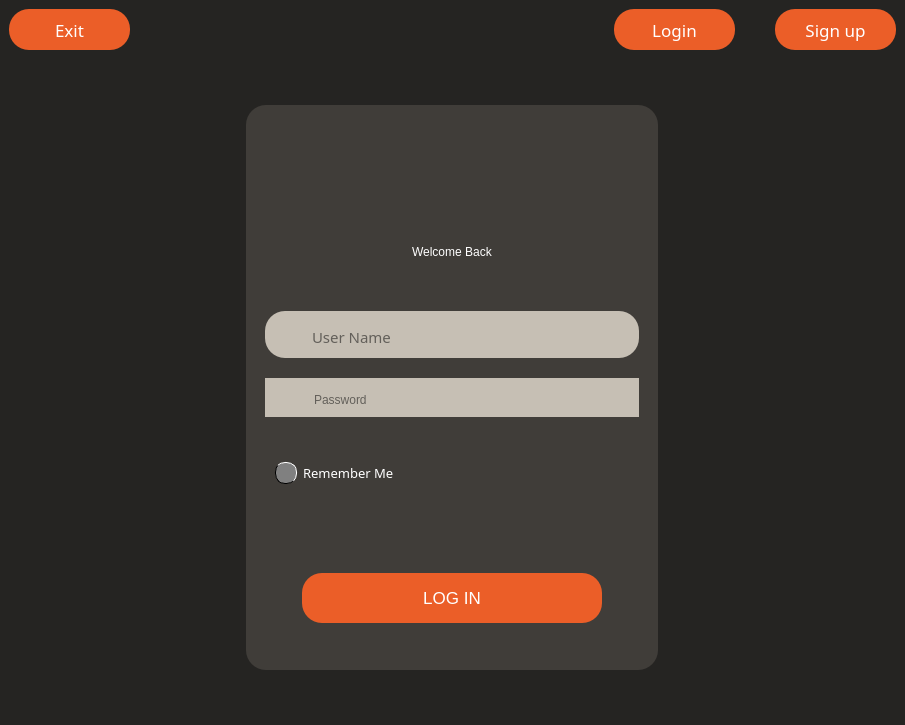
<?xml version="1.0" encoding="UTF-8"?>
<ui version="4.0">
 <class>Form</class>
 <widget class="QWidget" name="Form">
  <property name="geometry">
   <rect>
    <x>0</x>
    <y>0</y>
    <width>905</width>
    <height>725</height>
   </rect>
  </property>
  <property name="minimumSize">
   <size>
    <width>905</width>
    <height>725</height>
   </size>
  </property>
  <property name="maximumSize">
   <size>
    <width>905</width>
    <height>725</height>
   </size>
  </property>
  <property name="windowTitle">
   <string>Form</string>
  </property>
  <property name="styleSheet">
   <string notr="true">#Form{
background-color:rgb(37, 36, 34);
}</string>
  </property>
  <layout class="QGridLayout" name="gridLayout">
   <property name="leftMargin">
    <number>9</number>
   </property>
   <property name="topMargin">
    <number>9</number>
   </property>
   <property name="rightMargin">
    <number>9</number>
   </property>
   <property name="bottomMargin">
    <number>0</number>
   </property>
   <property name="spacing">
    <number>0</number>
   </property>
   <item row="0" column="0">
    <layout class="QHBoxLayout" name="horizontalLayout">
     <item>
      <widget class="QPushButton" name="exitButton">
       <property name="minimumSize">
        <size>
         <width>121</width>
         <height>41</height>
        </size>
       </property>
       <property name="maximumSize">
        <size>
         <width>121</width>
         <height>41</height>
        </size>
       </property>
       <property name="font">
        <font>
         <family>Segoe UI Variable Display Semib</family>
         <pointsize>13</pointsize>
        </font>
       </property>
       <property name="styleSheet">
        <string notr="true">QPushButton{
background-color: #EB5E28;
color:white;
border-radius:20px;
}

QPushButton:hover{
background-color: rgb(255, 100, 43);
}

QPushButton:pressed{
background-color:rgb(208, 81, 35);
}</string>
       </property>
       <property name="text">
        <string>Exit</string>
       </property>
      </widget>
     </item>
     <item>
      <spacer name="horizontalSpacer">
       <property name="orientation">
        <enum>Qt::Horizontal</enum>
       </property>
       <property name="sizeHint" stdset="0">
        <size>
         <width>40</width>
         <height>20</height>
        </size>
       </property>
      </spacer>
     </item>
     <item>
      <widget class="QPushButton" name="loginSwitchButton">
       <property name="minimumSize">
        <size>
         <width>121</width>
         <height>41</height>
        </size>
       </property>
       <property name="maximumSize">
        <size>
         <width>121</width>
         <height>41</height>
        </size>
       </property>
       <property name="font">
        <font>
         <family>Segoe UI Variable Display Semib</family>
         <pointsize>13</pointsize>
        </font>
       </property>
       <property name="styleSheet">
        <string notr="true">QPushButton{
background-color: #EB5E28;
color:white;
border-radius:20px;
}

QPushButton:hover{
background-color: rgb(255, 100, 43);
}

QPushButton:pressed{
background-color:rgb(208, 81, 35);
}</string>
       </property>
       <property name="text">
        <string>Login</string>
       </property>
      </widget>
     </item>
     <item>
      <spacer name="horizontalSpacer_2">
       <property name="orientation">
        <enum>Qt::Horizontal</enum>
       </property>
       <property name="sizeType">
        <enum>QSizePolicy::Minimum</enum>
       </property>
       <property name="sizeHint" stdset="0">
        <size>
         <width>40</width>
         <height>20</height>
        </size>
       </property>
      </spacer>
     </item>
     <item>
      <widget class="QPushButton" name="signupSwitchButton">
       <property name="minimumSize">
        <size>
         <width>121</width>
         <height>41</height>
        </size>
       </property>
       <property name="maximumSize">
        <size>
         <width>121</width>
         <height>41</height>
        </size>
       </property>
       <property name="font">
        <font>
         <family>Segoe UI Variable Display Semib</family>
         <pointsize>13</pointsize>
        </font>
       </property>
       <property name="styleSheet">
        <string notr="true">QPushButton{
background-color: #EB5E28;
color:white;
border-radius:20px;
}

QPushButton:hover{
background-color: rgb(255, 100, 43);
}

QPushButton:pressed{
background-color:rgb(208, 81, 35);
}</string>
       </property>
       <property name="text">
        <string>Sign up</string>
       </property>
      </widget>
     </item>
    </layout>
   </item>
   <item row="1" column="0">
    <widget class="QStackedWidget" name="stackedWidget">
     <property name="currentIndex">
      <number>0</number>
     </property>
     <widget class="QWidget" name="page">
      <layout class="QGridLayout" name="gridLayout_2">
       <item row="0" column="0">
        <widget class="QWidget" name="widget_3" native="true">
         <property name="minimumSize">
          <size>
           <width>412</width>
           <height>565</height>
          </size>
         </property>
         <property name="maximumSize">
          <size>
           <width>412</width>
           <height>565</height>
          </size>
         </property>
         <property name="styleSheet">
          <string notr="true">background:#403D39;
border-radius: 20px;</string>
         </property>
         <layout class="QVBoxLayout" name="verticalLayout">
          <property name="spacing">
           <number>0</number>
          </property>
          <item>
           <spacer name="verticalSpacer_4">
            <property name="orientation">
             <enum>Qt::Vertical</enum>
            </property>
            <property name="sizeHint" stdset="0">
             <size>
              <width>20</width>
              <height>40</height>
             </size>
            </property>
           </spacer>
          </item>
          <item>
           <widget class="QFrame" name="frame_7">
            <property name="maximumSize">
             <size>
              <width>16777215</width>
              <height>200</height>
             </size>
            </property>
            <property name="frameShape">
             <enum>QFrame::StyledPanel</enum>
            </property>
            <property name="frameShadow">
             <enum>QFrame::Raised</enum>
            </property>
            <layout class="QHBoxLayout" name="horizontalLayout_2">
             <item>
              <spacer name="horizontalSpacer_6">
               <property name="orientation">
                <enum>Qt::Horizontal</enum>
               </property>
               <property name="sizeHint" stdset="0">
                <size>
                 <width>81</width>
                 <height>20</height>
                </size>
               </property>
              </spacer>
             </item>
             <item>
              <widget class="QLabel" name="label_8">
               <property name="maximumSize">
                <size>
                 <width>160</width>
                 <height>149</height>
                </size>
               </property>
               <property name="text">
                <string/>
               </property>
               <property name="pixmap">
                <pixmap resource="../resources/resource.qrc">:/img/logo2.png</pixmap>
               </property>
               <property name="scaledContents">
                <bool>true</bool>
               </property>
              </widget>
             </item>
             <item>
              <spacer name="horizontalSpacer_7">
               <property name="orientation">
                <enum>Qt::Horizontal</enum>
               </property>
               <property name="sizeHint" stdset="0">
                <size>
                 <width>81</width>
                 <height>20</height>
                </size>
               </property>
              </spacer>
             </item>
            </layout>
           </widget>
          </item>
          <item>
           <widget class="QFrame" name="frame_10">
            <property name="frameShape">
             <enum>QFrame::StyledPanel</enum>
            </property>
            <property name="frameShadow">
             <enum>QFrame::Raised</enum>
            </property>
            <layout class="QHBoxLayout" name="horizontalLayout_3">
             <item>
              <spacer name="horizontalSpacer_8">
               <property name="orientation">
                <enum>Qt::Horizontal</enum>
               </property>
               <property name="sizeHint" stdset="0">
                <size>
                 <width>45</width>
                 <height>20</height>
                </size>
               </property>
              </spacer>
             </item>
             <item>
              <widget class="QLabel" name="label_7">
               <property name="maximumSize">
                <size>
                 <width>276</width>
                 <height>191</height>
                </size>
               </property>
               <property name="styleSheet">
                <string notr="true">font: 24pt &quot;Kdam Thmor Pro&quot; ;
color:rgb(255, 255, 255);
</string>
               </property>
               <property name="text">
                <string>Welcome Back</string>
               </property>
              </widget>
             </item>
             <item>
              <spacer name="horizontalSpacer_9">
               <property name="orientation">
                <enum>Qt::Horizontal</enum>
               </property>
               <property name="sizeHint" stdset="0">
                <size>
                 <width>44</width>
                 <height>20</height>
                </size>
               </property>
              </spacer>
             </item>
            </layout>
           </widget>
          </item>
          <item>
           <spacer name="verticalSpacer_8">
            <property name="orientation">
             <enum>Qt::Vertical</enum>
            </property>
            <property name="sizeType">
             <enum>QSizePolicy::Maximum</enum>
            </property>
            <property name="sizeHint" stdset="0">
             <size>
              <width>20</width>
              <height>40</height>
             </size>
            </property>
           </spacer>
          </item>
          <item alignment="Qt::AlignHCenter">
           <widget class="QFrame" name="frame_9">
            <property name="minimumSize">
             <size>
              <width>374</width>
              <height>0</height>
             </size>
            </property>
            <property name="maximumSize">
             <size>
              <width>374</width>
              <height>50</height>
             </size>
            </property>
            <property name="styleSheet">
             <string notr="true">  background-color:rgb(198, 191, 180); </string>
            </property>
            <property name="frameShape">
             <enum>QFrame::StyledPanel</enum>
            </property>
            <property name="frameShadow">
             <enum>QFrame::Raised</enum>
            </property>
            <layout class="QHBoxLayout" name="horizontalLayout_10">
             <property name="spacing">
              <number>4</number>
             </property>
             <item>
              <widget class="QPushButton" name="pushButton_12">
               <property name="text">
                <string/>
               </property>
               <property name="icon">
                <iconset resource="../resources/resource.qrc">
                 <normaloff>:/img/profile.png</normaloff>:/img/profile.png</iconset>
               </property>
               <property name="iconSize">
                <size>
                 <width>30</width>
                 <height>30</height>
                </size>
               </property>
              </widget>
             </item>
             <item>
              <widget class="QLineEdit" name="userNameLoginInput">
               <property name="font">
                <font>
                 <family>Kdam Thmor Pro</family>
                 <pointsize>11</pointsize>
                 <italic>false</italic>
                 <bold>false</bold>
                </font>
               </property>
               <property name="styleSheet">
                <string notr="true">background-color:rgb(198, 191, 180);
font: 11pt &quot;Kdam Thmor Pro&quot;;margin-top:5px</string>
               </property>
               <property name="placeholderText">
                <string>User Name</string>
               </property>
              </widget>
             </item>
            </layout>
           </widget>
          </item>
          <item>
           <spacer name="verticalSpacer">
            <property name="orientation">
             <enum>Qt::Vertical</enum>
            </property>
            <property name="sizeType">
             <enum>QSizePolicy::Fixed</enum>
            </property>
            <property name="sizeHint" stdset="0">
             <size>
              <width>20</width>
              <height>20</height>
             </size>
            </property>
           </spacer>
          </item>
          <item alignment="Qt::AlignHCenter">
           <widget class="QFrame" name="frame_8">
            <property name="minimumSize">
             <size>
              <width>374</width>
              <height>0</height>
             </size>
            </property>
            <property name="maximumSize">
             <size>
              <width>374</width>
              <height>50</height>
             </size>
            </property>
            <property name="styleSheet">
             <string notr="true">  background-color:rgb(198, 191, 180); </string>
            </property>
            <property name="frameShape">
             <enum>QFrame::StyledPanel</enum>
            </property>
            <property name="frameShadow">
             <enum>QFrame::Raised</enum>
            </property>
            <layout class="QHBoxLayout" name="horizontalLayout_6">
             <item>
              <widget class="QPushButton" name="pushButton_11">
               <property name="text">
                <string/>
               </property>
               <property name="icon">
                <iconset resource="../resources/resource.qrc">
                 <normaloff>:/img/password.png</normaloff>:/img/password.png</iconset>
               </property>
               <property name="iconSize">
                <size>
                 <width>30</width>
                 <height>30</height>
                </size>
               </property>
              </widget>
             </item>
             <item>
              <widget class="QLineEdit" name="passwordLoginInput">
               <property name="styleSheet">
                <string notr="true">background-color:rgb(198, 191, 180);
font: 11pt &quot;Kdam Thmor Pro&quot;;margin-top:5px</string>
               </property>
               <property name="echoMode">
                <enum>QLineEdit::Password</enum>
               </property>
               <property name="placeholderText">
                <string>Password</string>
               </property>
              </widget>
             </item>
             <item>
              <widget class="QPushButton" name="showPassword">
               <property name="styleSheet">
                <string notr="true">QPushButton:pressed{
icon:url(:/img/output-onlinepngtools (1).png);
}</string>
               </property>
               <property name="text">
                <string/>
               </property>
               <property name="icon">
                <iconset resource="../resources/resource.qrc">
                 <normaloff>:/img/output-onlinepngtools.png</normaloff>:/img/output-onlinepngtools.png</iconset>
               </property>
               <property name="iconSize">
                <size>
                 <width>25</width>
                 <height>25</height>
                </size>
               </property>
               <property name="checkable">
                <bool>true</bool>
               </property>
              </widget>
             </item>
            </layout>
           </widget>
          </item>
          <item>
           <spacer name="verticalSpacer_11">
            <property name="orientation">
             <enum>Qt::Vertical</enum>
            </property>
            <property name="sizeType">
             <enum>QSizePolicy::Maximum</enum>
            </property>
            <property name="sizeHint" stdset="0">
             <size>
              <width>20</width>
              <height>40</height>
             </size>
            </property>
           </spacer>
          </item>
          <item>
           <widget class="QCheckBox" name="rememberMe">
            <property name="font">
             <font>
              <family>Kdam Thmor Pro 13</family>
              <pointsize>10</pointsize>
              <italic>false</italic>
              <bold>false</bold>
             </font>
            </property>
            <property name="cursor">
             <cursorShape>PointingHandCursor</cursorShape>
            </property>
            <property name="styleSheet">
             <string notr="true">QCheckBox{
font: 10pt &quot;Kdam Thmor Pro&quot; bold;
margin-top:5px;
margin-left:20px;
color: white;
}

QCheckBox::indicator {
    width: 20px;
    height: 20px;
    background-color: gray;
    border-radius: 10px;
    border-style: solid;
    border-width: 1px;
    border-color: white white black black;
}
QCheckBox::indicator:checked {
    background-color: qradialgradient(spread:pad, 
                            cx:0.5,
                            cy:0.5,
                            radius:0.9,
                            fx:0.5,
                            fy:0.5,
                            stop:0 rgba(0, 255, 0, 255), 
                            stop:1 rgba(0, 64, 0, 255));
}
QCheckBox:checked, QCheckBox::indicator:checked {
    border-color: black black white white;
}

</string>
            </property>
            <property name="text">
             <string>Remember Me</string>
            </property>
           </widget>
          </item>
          <item>
           <spacer name="verticalSpacer_2">
            <property name="orientation">
             <enum>Qt::Vertical</enum>
            </property>
            <property name="sizeType">
             <enum>QSizePolicy::Expanding</enum>
            </property>
            <property name="sizeHint" stdset="0">
             <size>
              <width>20</width>
              <height>20</height>
             </size>
            </property>
           </spacer>
          </item>
          <item>
           <widget class="QFrame" name="frame_11">
            <property name="frameShape">
             <enum>QFrame::StyledPanel</enum>
            </property>
            <property name="frameShadow">
             <enum>QFrame::Raised</enum>
            </property>
            <layout class="QHBoxLayout" name="horizontalLayout_8">
             <item>
              <spacer name="horizontalSpacer_10">
               <property name="orientation">
                <enum>Qt::Horizontal</enum>
               </property>
               <property name="sizeType">
                <enum>QSizePolicy::Fixed</enum>
               </property>
               <property name="sizeHint" stdset="0">
                <size>
                 <width>20</width>
                 <height>20</height>
                </size>
               </property>
              </spacer>
             </item>
             <item>
              <widget class="QPushButton" name="loginButton">
               <property name="minimumSize">
                <size>
                 <width>0</width>
                 <height>50</height>
                </size>
               </property>
               <property name="maximumSize">
                <size>
                 <width>300</width>
                 <height>50</height>
                </size>
               </property>
               <property name="font">
                <font>
                 <pointsize>13</pointsize>
                </font>
               </property>
               <property name="styleSheet">
                <string notr="true">QPushButton{
background-color: #EB5E28;
color:white;
border-radius:20px;
}

QPushButton:hover{
background-color: rgb(255, 100, 43);
}

QPushButton:pressed{
background-color:rgb(208, 81, 35);
}</string>
               </property>
               <property name="text">
                <string>LOG IN</string>
               </property>
              </widget>
             </item>
             <item>
              <spacer name="horizontalSpacer_11">
               <property name="orientation">
                <enum>Qt::Horizontal</enum>
               </property>
               <property name="sizeType">
                <enum>QSizePolicy::Fixed</enum>
               </property>
               <property name="sizeHint" stdset="0">
                <size>
                 <width>20</width>
                 <height>20</height>
                </size>
               </property>
              </spacer>
             </item>
            </layout>
           </widget>
          </item>
          <item>
           <spacer name="horizontalSpacer_17">
            <property name="orientation">
             <enum>Qt::Vertical</enum>
            </property>
            <property name="sizeType">
             <enum>QSizePolicy::Maximum</enum>
            </property>
            <property name="sizeHint" stdset="0">
             <size>
              <width>20</width>
              <height>29</height>
             </size>
            </property>
           </spacer>
          </item>
         </layout>
        </widget>
       </item>
      </layout>
     </widget>
     <widget class="QWidget" name="page_2">
      <layout class="QGridLayout" name="gridLayout_3">
       <item row="0" column="0">
        <widget class="QWidget" name="widget_2" native="true">
         <property name="minimumSize">
          <size>
           <width>341</width>
           <height>527</height>
          </size>
         </property>
         <property name="maximumSize">
          <size>
           <width>412</width>
           <height>565</height>
          </size>
         </property>
         <property name="sizeIncrement">
          <size>
           <width>412</width>
           <height>565</height>
          </size>
         </property>
         <property name="styleSheet">
          <string notr="true">background:#403D39;
border-radius: 20px;</string>
         </property>
         <layout class="QVBoxLayout" name="verticalLayout_4">
          <property name="spacing">
           <number>0</number>
          </property>
          <item>
           <spacer name="verticalSpacer_9">
            <property name="orientation">
             <enum>Qt::Vertical</enum>
            </property>
            <property name="sizeHint" stdset="0">
             <size>
              <width>20</width>
              <height>40</height>
             </size>
            </property>
           </spacer>
          </item>
          <item>
           <widget class="QFrame" name="frame_12">
            <property name="maximumSize">
             <size>
              <width>16777215</width>
              <height>200</height>
             </size>
            </property>
            <property name="frameShape">
             <enum>QFrame::StyledPanel</enum>
            </property>
            <property name="frameShadow">
             <enum>QFrame::Raised</enum>
            </property>
            <layout class="QHBoxLayout" name="horizontalLayout_11">
             <item>
              <spacer name="horizontalSpacer_12">
               <property name="orientation">
                <enum>Qt::Horizontal</enum>
               </property>
               <property name="sizeHint" stdset="0">
                <size>
                 <width>81</width>
                 <height>20</height>
                </size>
               </property>
              </spacer>
             </item>
             <item>
              <widget class="QLabel" name="label_9">
               <property name="maximumSize">
                <size>
                 <width>160</width>
                 <height>149</height>
                </size>
               </property>
               <property name="text">
                <string/>
               </property>
               <property name="pixmap">
                <pixmap resource="../resources/resource.qrc">:/img/logo2.png</pixmap>
               </property>
               <property name="scaledContents">
                <bool>true</bool>
               </property>
              </widget>
             </item>
             <item>
              <spacer name="horizontalSpacer_13">
               <property name="orientation">
                <enum>Qt::Horizontal</enum>
               </property>
               <property name="sizeHint" stdset="0">
                <size>
                 <width>81</width>
                 <height>20</height>
                </size>
               </property>
              </spacer>
             </item>
            </layout>
           </widget>
          </item>
          <item>
           <widget class="QFrame" name="frame_13">
            <property name="frameShape">
             <enum>QFrame::StyledPanel</enum>
            </property>
            <property name="frameShadow">
             <enum>QFrame::Raised</enum>
            </property>
            <layout class="QHBoxLayout" name="horizontalLayout_13">
             <item>
              <spacer name="horizontalSpacer_14">
               <property name="orientation">
                <enum>Qt::Horizontal</enum>
               </property>
               <property name="sizeHint" stdset="0">
                <size>
                 <width>40</width>
                 <height>20</height>
                </size>
               </property>
              </spacer>
             </item>
             <item>
              <widget class="QLabel" name="label_6">
               <property name="maximumSize">
                <size>
                 <width>177</width>
                 <height>191</height>
                </size>
               </property>
               <property name="font">
                <font>
                 <family>Kdam Thmor Pro</family>
                 <pointsize>24</pointsize>
                 <italic>false</italic>
                 <bold>false</bold>
                </font>
               </property>
               <property name="styleSheet">
                <string notr="true">font: 24pt &quot;Kdam Thmor Pro&quot; ;
color:rgb(255, 255, 255);
</string>
               </property>
               <property name="text">
                <string>Sign Up</string>
               </property>
              </widget>
             </item>
             <item>
              <spacer name="horizontalSpacer_15">
               <property name="orientation">
                <enum>Qt::Horizontal</enum>
               </property>
               <property name="sizeHint" stdset="0">
                <size>
                 <width>40</width>
                 <height>20</height>
                </size>
               </property>
              </spacer>
             </item>
            </layout>
           </widget>
          </item>
          <item>
           <spacer name="verticalSpacer_3">
            <property name="orientation">
             <enum>Qt::Vertical</enum>
            </property>
            <property name="sizeHint" stdset="0">
             <size>
              <width>20</width>
              <height>40</height>
             </size>
            </property>
           </spacer>
          </item>
          <item>
           <widget class="QFrame" name="frame_3">
            <property name="maximumSize">
             <size>
              <width>16777215</width>
              <height>50</height>
             </size>
            </property>
            <property name="styleSheet">
             <string notr="true">  background-color:rgb(198, 191, 180); </string>
            </property>
            <property name="frameShape">
             <enum>QFrame::StyledPanel</enum>
            </property>
            <property name="frameShadow">
             <enum>QFrame::Raised</enum>
            </property>
            <layout class="QHBoxLayout" name="horizontalLayout_4">
             <item>
              <widget class="QPushButton" name="pushButton_6">
               <property name="text">
                <string/>
               </property>
               <property name="icon">
                <iconset resource="../resources/resource.qrc">
                 <normaloff>:/img/profile.png</normaloff>:/img/profile.png</iconset>
               </property>
               <property name="iconSize">
                <size>
                 <width>30</width>
                 <height>30</height>
                </size>
               </property>
              </widget>
             </item>
             <item>
              <widget class="QLineEdit" name="userNameSignUpInput">
               <property name="styleSheet">
                <string notr="true">background-color:rgb(198, 191, 180);
font: 11pt &quot;Kdam Thmor Pro&quot;;
margin-top:5px;</string>
               </property>
               <property name="placeholderText">
                <string>User Name</string>
               </property>
              </widget>
             </item>
            </layout>
           </widget>
          </item>
          <item>
           <spacer name="verticalSpacer_5">
            <property name="orientation">
             <enum>Qt::Vertical</enum>
            </property>
            <property name="sizeHint" stdset="0">
             <size>
              <width>20</width>
              <height>40</height>
             </size>
            </property>
           </spacer>
          </item>
          <item>
           <widget class="QFrame" name="frame_6">
            <property name="maximumSize">
             <size>
              <width>16777215</width>
              <height>50</height>
             </size>
            </property>
            <property name="styleSheet">
             <string notr="true">  background-color:rgb(198, 191, 180); </string>
            </property>
            <property name="frameShape">
             <enum>QFrame::StyledPanel</enum>
            </property>
            <property name="frameShadow">
             <enum>QFrame::Raised</enum>
            </property>
            <layout class="QHBoxLayout" name="horizontalLayout_7">
             <item>
              <widget class="QPushButton" name="pushButton_9">
               <property name="text">
                <string/>
               </property>
               <property name="icon">
                <iconset resource="../resources/resource.qrc">
                 <normaloff>:/img/password.png</normaloff>:/img/password.png</iconset>
               </property>
               <property name="iconSize">
                <size>
                 <width>30</width>
                 <height>30</height>
                </size>
               </property>
              </widget>
             </item>
             <item>
              <widget class="QLineEdit" name="passwordSignUpInput">
               <property name="styleSheet">
                <string notr="true">background-color:rgb(198, 191, 180);
font: 11pt &quot;Kdam Thmor Pro&quot;;
margin-top:5px;</string>
               </property>
               <property name="echoMode">
                <enum>QLineEdit::Password</enum>
               </property>
               <property name="placeholderText">
                <string>Password</string>
               </property>
              </widget>
             </item>
             <item>
              <widget class="QPushButton" name="showPassword_2">
               <property name="styleSheet">
                <string notr="true">QPushButton:pressed{
icon:url(:/img/output-onlinepngtools (1).png);
}</string>
               </property>
               <property name="text">
                <string/>
               </property>
               <property name="icon">
                <iconset resource="../resources/resource.qrc">
                 <normaloff>:/img/output-onlinepngtools.png</normaloff>:/img/output-onlinepngtools.png</iconset>
               </property>
               <property name="iconSize">
                <size>
                 <width>25</width>
                 <height>25</height>
                </size>
               </property>
               <property name="checkable">
                <bool>true</bool>
               </property>
              </widget>
             </item>
            </layout>
           </widget>
          </item>
          <item>
           <spacer name="verticalSpacer_7">
            <property name="orientation">
             <enum>Qt::Vertical</enum>
            </property>
            <property name="sizeHint" stdset="0">
             <size>
              <width>20</width>
              <height>40</height>
             </size>
            </property>
           </spacer>
          </item>
          <item>
           <widget class="QFrame" name="frame_4">
            <property name="maximumSize">
             <size>
              <width>16777215</width>
              <height>50</height>
             </size>
            </property>
            <property name="styleSheet">
             <string notr="true">  background-color:rgb(198, 191, 180); </string>
            </property>
            <property name="frameShape">
             <enum>QFrame::StyledPanel</enum>
            </property>
            <property name="frameShadow">
             <enum>QFrame::Raised</enum>
            </property>
            <layout class="QHBoxLayout" name="horizontalLayout_5">
             <item>
              <widget class="QPushButton" name="pushButton_7">
               <property name="text">
                <string/>
               </property>
               <property name="icon">
                <iconset resource="../resources/resource.qrc">
                 <normaloff>:/img/password.png</normaloff>:/img/password.png</iconset>
               </property>
               <property name="iconSize">
                <size>
                 <width>30</width>
                 <height>30</height>
                </size>
               </property>
              </widget>
             </item>
             <item>
              <widget class="QLineEdit" name="confirmPasswordSignUpInput">
               <property name="styleSheet">
                <string notr="true">background-color:rgb(198, 191, 180);
font: 11pt &quot;Kdam Thmor Pro&quot;;
margin-top:5px;</string>
               </property>
               <property name="echoMode">
                <enum>QLineEdit::Password</enum>
               </property>
               <property name="placeholderText">
                <string>Confirm Password</string>
               </property>
              </widget>
             </item>
             <item>
              <widget class="QPushButton" name="showPassword_3">
               <property name="styleSheet">
                <string notr="true">QPushButton:pressed{
icon:url(:/img/output-onlinepngtools (1).png);
}</string>
               </property>
               <property name="text">
                <string/>
               </property>
               <property name="icon">
                <iconset resource="../resources/resource.qrc">
                 <normaloff>:/img/output-onlinepngtools.png</normaloff>:/img/output-onlinepngtools.png</iconset>
               </property>
               <property name="iconSize">
                <size>
                 <width>25</width>
                 <height>25</height>
                </size>
               </property>
               <property name="checkable">
                <bool>true</bool>
               </property>
              </widget>
             </item>
            </layout>
           </widget>
          </item>
          <item>
           <spacer name="verticalSpacer_10">
            <property name="orientation">
             <enum>Qt::Vertical</enum>
            </property>
            <property name="sizeHint" stdset="0">
             <size>
              <width>20</width>
              <height>40</height>
             </size>
            </property>
           </spacer>
          </item>
          <item>
           <widget class="QFrame" name="frame_14">
            <property name="frameShape">
             <enum>QFrame::StyledPanel</enum>
            </property>
            <property name="frameShadow">
             <enum>QFrame::Raised</enum>
            </property>
            <layout class="QHBoxLayout" name="horizontalLayout_14">
             <item>
              <spacer name="horizontalSpacer_16">
               <property name="orientation">
                <enum>Qt::Horizontal</enum>
               </property>
               <property name="sizeType">
                <enum>QSizePolicy::Fixed</enum>
               </property>
               <property name="sizeHint" stdset="0">
                <size>
                 <width>50</width>
                 <height>20</height>
                </size>
               </property>
              </spacer>
             </item>
             <item>
              <widget class="QPushButton" name="signUpButton">
               <property name="minimumSize">
                <size>
                 <width>0</width>
                 <height>50</height>
                </size>
               </property>
               <property name="maximumSize">
                <size>
                 <width>300</width>
                 <height>50</height>
                </size>
               </property>
               <property name="sizeIncrement">
                <size>
                 <width>0</width>
                 <height>0</height>
                </size>
               </property>
               <property name="baseSize">
                <size>
                 <width>0</width>
                 <height>0</height>
                </size>
               </property>
               <property name="font">
                <font>
                 <pointsize>13</pointsize>
                </font>
               </property>
               <property name="styleSheet">
                <string notr="true">QPushButton{
background-color: #EB5E28;
color:white;
border-radius:20px;
}

QPushButton:hover{
background-color: rgb(255, 100, 43);
}

QPushButton:pressed{
background-color:rgb(208, 81, 35);
}</string>
               </property>
               <property name="text">
                <string>SIGN UP</string>
               </property>
              </widget>
             </item>
             <item>
              <spacer name="horizontalSpacer_18">
               <property name="orientation">
                <enum>Qt::Horizontal</enum>
               </property>
               <property name="sizeType">
                <enum>QSizePolicy::Fixed</enum>
               </property>
               <property name="sizeHint" stdset="0">
                <size>
                 <width>50</width>
                 <height>20</height>
                </size>
               </property>
              </spacer>
             </item>
            </layout>
           </widget>
          </item>
          <item>
           <spacer name="verticalSpacer_6">
            <property name="orientation">
             <enum>Qt::Vertical</enum>
            </property>
            <property name="sizeHint" stdset="0">
             <size>
              <width>20</width>
              <height>0</height>
             </size>
            </property>
           </spacer>
          </item>
         </layout>
        </widget>
       </item>
      </layout>
     </widget>
    </widget>
   </item>
  </layout>
 </widget>
 <resources>
  <include location="../resources/resource.qrc"/>
 </resources>
 <connections>
  <connection>
   <sender>exitButton</sender>
   <signal>pressed()</signal>
   <receiver>Form</receiver>
   <slot>close()</slot>
   <hints>
    <hint type="sourcelabel">
     <x>53</x>
     <y>33</y>
    </hint>
    <hint type="destinationlabel">
     <x>-21</x>
     <y>197</y>
    </hint>
   </hints>
  </connection>
 </connections>
</ui>
